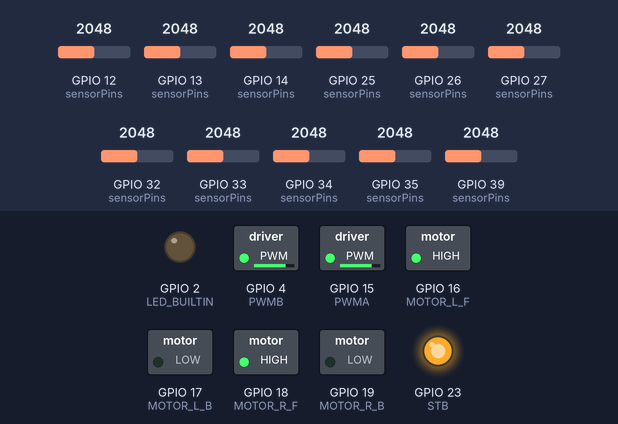
A sketch run on a simulated ESP32. On the bench: switched loads named in the sketch (green lamp = pin HIGH), output pins drawn as LEDs (lit = HIGH). Inputs (shaded band) come from the test bench; at power-on: GPIO 12 (sensorPins) = 2048, GPIO 13 (sensorPins) = 2048, GPIO 35 (sensorPins) = 2048, GPIO 14 (sensorPins) = 2048, GPIO 25 (sensorPins) = 2048, GPIO 26 (sensorPins) = 2048, GPIO 27 (sensorPins) = 2048, GPIO 32 (sensorPins) = 2048, GPIO 33 (sensorPins) = 2048, GPIO 34 (sensorPins) = 2048, GPIO 39 (sensorPins) = 2048. What the sketch prints to the serial monitor is not drawn.

Above: at 13.7 s.
13.8 s: GPIO 12 (sensorPins) set to 792
At 14.7 s:
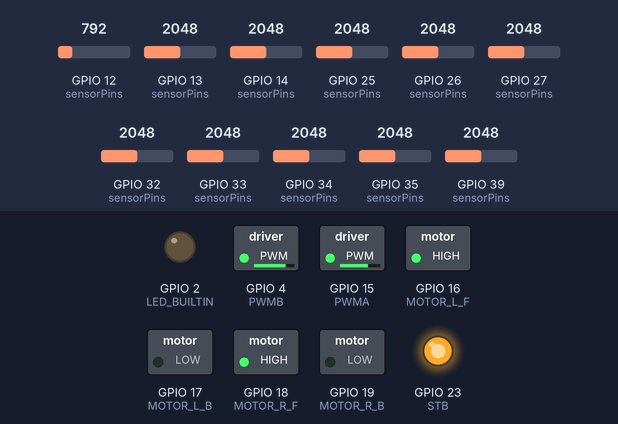
15.3 s: GPIO 12 (sensorPins) set to 666
At 15.44 s:
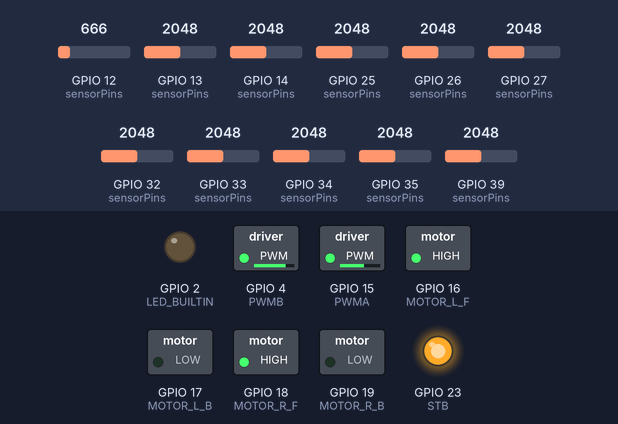
18.3 s: GPIO 13 (sensorPins) set to 1228
21.3 s: GPIO 13 (sensorPins) set to 3972
At 21.6 s:
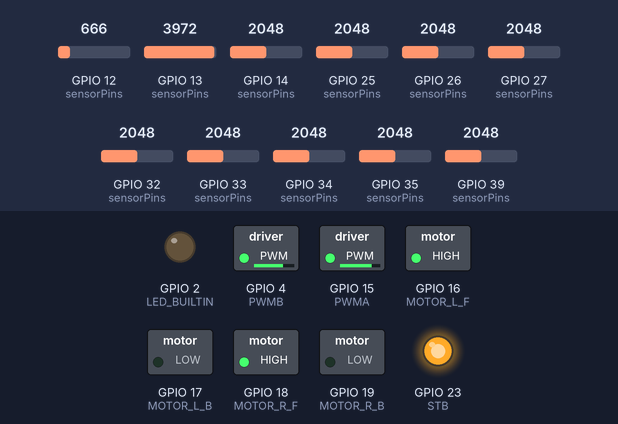
22.8 s: GPIO 35 (sensorPins) set to 1593
At 23.9 s:
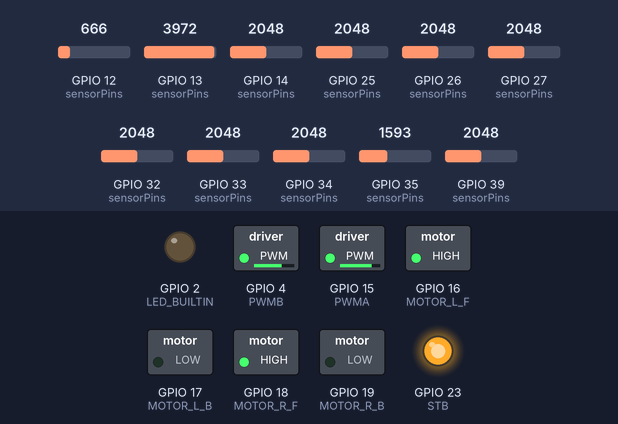
24.3 s: GPIO 35 (sensorPins) set to 1491
At 33.4 s:
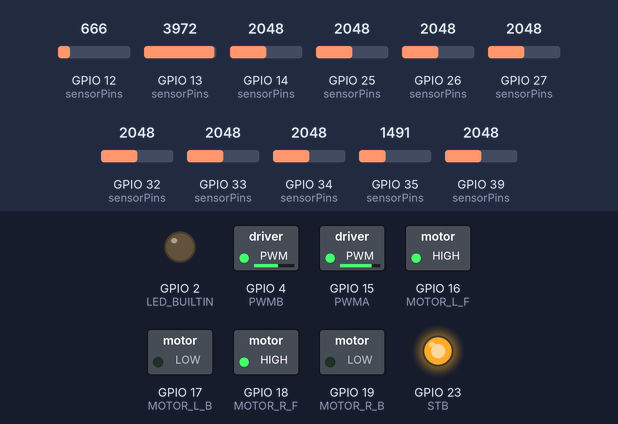
Timing chart, 0 to 47.7 s (numbered marks = the images above; inputs shaded):
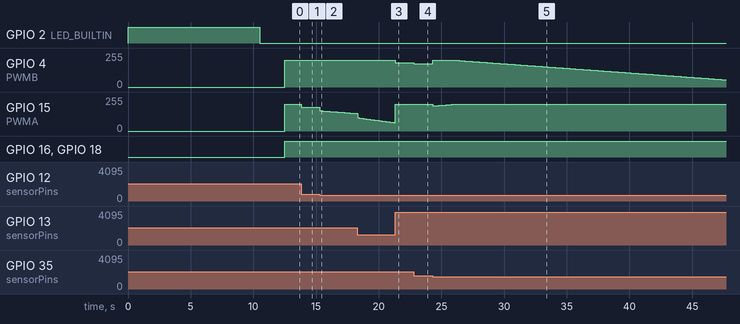

The sketch:

test.ino
```cpp
#include <Arduino.h>
#include <QTRSensors.h>

// --- ตั้งค่าพินและค่าต่างๆ ---
#define NUM_SENSORS 11
#define TIMEOUT 2500 // us
#define LED_BUILTIN 2

QTRSensors qtr;
uint16_t sensorValues[NUM_SENSORS];

uint8_t sensorPins[NUM_SENSORS] = {13, 12, 14, 27, 26, 25, 33, 32, 35, 34, 39};


#define MOTOR_L_F 16 // พินสำหรับมอเตอร์ซ้ายหมุนไปข้างหน้า
#define MOTOR_L_B 17 // พินสำหรับมอเตอร์ซ้ายหมุนไปข้างหลัง
#define MOTOR_R_F 18 // พินสำหรับมอเตอร์ขวาหมุนไปข้างหน้า
#define MOTOR_R_B 19 // พินสำหรับมอเตอร์ขวาหมุนไปข้างหลัง

#define PWMA 15
#define PWMB 4

#define STB 23

int baseSpeed;
int motorSpeed;
int maxSpeed = 200;

// PID สำหรับทางตรง (เร็ว, นิ่ง)
float Kp_straight = 0.15;
float Ki_straight = 0.0001;
float Kd_straight = 2.5;
int speed_straight = 200;

// PID สำหรับทางโค้ง (คม, เกาะ)
float Kp_curve = 0.35;
float Ki_curve = 0.0003;
float Kd_curve = 2.0;
int speed_curve = 180;

// Adaptive PID
float Kp, Ki, Kd;
float P, I, D;
int error = 0;
int lastError = 0;
//int I_max = 2000;

void setup() {
  Serial.begin(115200);

  pinMode(STB, OUTPUT);
  digitalWrite(STB, LOW);

  // ตั้งค่าพินมอเตอร์เป็น OUTPUT
  pinMode(MOTOR_L_F, OUTPUT);
  pinMode(MOTOR_L_B, OUTPUT);
  pinMode(MOTOR_R_F, OUTPUT);
  pinMode(MOTOR_R_B, OUTPUT);

  pinMode(PWMA, OUTPUT);
  pinMode(PWMB, OUTPUT);

  // กำหนดค่าเริ่มต้นให้กับ QTRSensors
  qtr.setTypeAnalog();
  qtr.setSensorPins(sensorPins, NUM_SENSORS);
  qtr.setTimeout(TIMEOUT);

  Cali();
}

void loop() {

  uint16_t position = qtr.readLineBlack(sensorValues);
  error = position - 5000;

  // --- ส่วนของการสลับค่า PID (Gain Scheduling) ---
  if (abs(error) < 250) {// ถ้ารถเริ่มเข้าโค้ง (error มาก) -> ใช้ค่าสำหรับ "ทางโค้ง"
      Kp = 0.1;
      Ki = 0;
      Kd = 1.0;
      baseSpeed = speed_straight;
//      I_max = 3000;
    }
    else if (abs(error) > 4000) {// ถ้ารถเริ่มเข้าโค้ง (error มาก) -> ใช้ค่าสำหรับ "ทางโค้ง"
      Kp = Kp_curve;
      Ki = Ki_curve;
      Kd = Kd_curve;
      baseSpeed = speed_curve;
//      I_max = 6000;

    } else {
      // ถ้ารถวิ่งตรงดี (error น้อย) -> ใช้ค่าสำหรับ "ทางตรง"
      Kp = Kp_straight;
      Ki = Ki_straight;
      Kd = Kd_straight;
      baseSpeed = speed_straight;
//      I_max = 3000;
    }

  // --- คำนวณ PID (ใช้ค่า Kp, Ki, Kd ที่ถูกสลับมาแล้ว) ---
  P = error;
  I = I + error;

//  if (I > I_max) I = I_max;
//  if (I < -I_max) I = -I_max;

  D = error - lastError;
  lastError = error;

  motorSpeed = Kp * P + Ki * I + Kd * D;

  // จำกัดค่า motorSpeed
  if (motorSpeed > maxSpeed) {motorSpeed = maxSpeed;}
  if (motorSpeed < -maxSpeed) {motorSpeed = -maxSpeed;}

  // --- ปรับความเร็วมอเตอร์ ---
  int rightMotorSpeed = baseSpeed + motorSpeed;
  int leftMotorSpeed = baseSpeed - motorSpeed;

  // จำกัดความเร็วไม่ให้เกินค่าสูงสุด
  if (rightMotorSpeed > maxSpeed) {rightMotorSpeed = maxSpeed;}
  if (leftMotorSpeed > maxSpeed) {leftMotorSpeed = maxSpeed;}
  if (rightMotorSpeed < -maxSpeed) {rightMotorSpeed = -maxSpeed;}
  if (leftMotorSpeed < -maxSpeed) {leftMotorSpeed = -maxSpeed;}

  // ส่งค่าความเร็วไปยังมอเตอร์
  setMotorSpeed(leftMotorSpeed, rightMotorSpeed);

  // (Optional) แสดงค่าต่างๆ ทาง Serial Monitor เพื่อช่วยในการ Debug และ Tuning
//  Serial.print("Position: ");
//  Serial.println(position);
//  Serial.print(" Error: ");
//  Serial.println(error);
//  delay(33);
//   Serial.print(" Correction: ");
//   Serial.println(motorSpeed);
  // Serial.print(" Left Speed: ");
  // Serial.print(leftMotorSpeed);
  // Serial.print(" Right Speed: ");
  // Serial.println(rightMotorSpeed);
}
```

motor.ino
```cpp
// --- ฟังก์ชันควบคุมมอเตอร์ ---
void setMotorSpeed(int leftSpeed, int rightSpeed) {
  // --- ควบคุมมอเตอร์ซ้าย ---
  if (leftSpeed >= 0) { // หมุนไปข้างหน้า
    digitalWrite(MOTOR_L_F, HIGH);
    digitalWrite(MOTOR_L_B, LOW);
    analogWrite(PWMA, leftSpeed);
  } else { // หมุนกลับหลัง
    digitalWrite(MOTOR_L_F, LOW);
    digitalWrite(MOTOR_L_B, HIGH);
    analogWrite(PWMA, abs(leftSpeed)); // ใช้ค่าสัมบูรณ์
  }

  // --- ควบคุมมอเตอร์ขวา ---
  if (rightSpeed >= 0) { // หมุนไปข้างหน้า
    digitalWrite(MOTOR_R_F, HIGH);
    digitalWrite(MOTOR_R_B, LOW);
    analogWrite(PWMB, rightSpeed);
  } else { // หมุนกลับหลัง
    digitalWrite(MOTOR_R_F, LOW);
    digitalWrite(MOTOR_R_B, HIGH);
    analogWrite(PWMB, abs(rightSpeed)); // ใช้ค่าสัมบูรณ์
  }
}
```

sensor.ino
```cpp
void Cali(){
  // --- ขั้นตอนการ Calibrate ---
  Serial.println("Starting Calibration... Please move the robot over the line.");
  pinMode(LED_BUILTIN, OUTPUT);
  digitalWrite(LED_BUILTIN, HIGH); // เปิดไฟ LED บนบอร์ดเพื่อแสดงว่ากำลัง Calibrate

  for (int i = 0; i < 300; i++) {
    qtr.calibrate();
    delay(10);
  }
  digitalWrite(LED_BUILTIN, LOW); // ปิดไฟ LED

  Serial.println("Calibration finished.");
  Serial.println("Calibrated minimum values:");
  for (int i = 0; i < NUM_SENSORS; i++) {
    Serial.print(qtr.calibrationOn.minimum[i]);
    Serial.print(" ");
  }
  Serial.println();
  Serial.println("Calibrated maximum values:");
  for (int i = 0; i < NUM_SENSORS; i++) {
    Serial.print(qtr.calibrationOn.maximum[i]);
    Serial.print(" ");
  }
  Serial.println();
  delay(2000);
  digitalWrite(STB, HIGH);
}
```

Measured:
- after the input at 13.8 s, GPIO 15 (PWMA): 200/255 → 177/255 at once
- after the input at 15.3 s, GPIO 15 (PWMA): moves from 177/255 to 131/255 over 3.0 s, starting at once
- after the input at 21.3 s, GPIO 4 (PWMB): 200/255 → 183/255 at once
- after the input at 22.8 s, GPIO 4 (PWMB): 183/255 → 176/255 at once
- after the input at 24.3 s, GPIO 4 (PWMB): 176/255 → 200/255 at once, → 199/255 2.0 s later, → 198/255 0.15 s later, → 197/255 0.15 s later, … (147 changes in this stretch)
